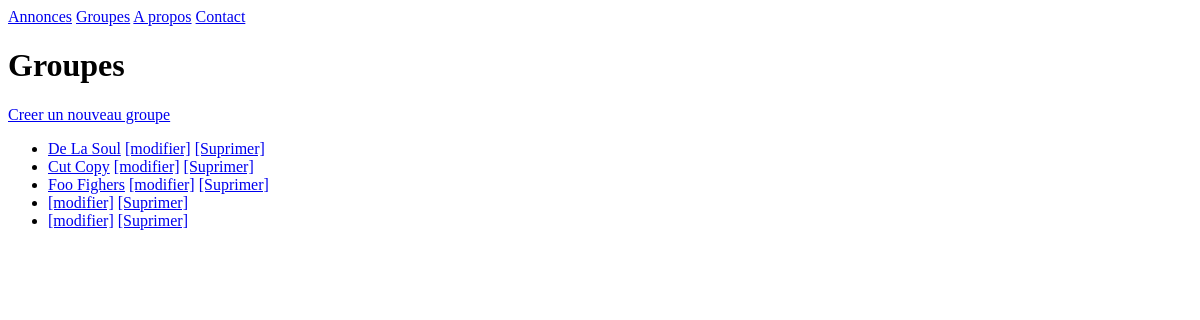
The page /bands/ on the database as committed earlier.
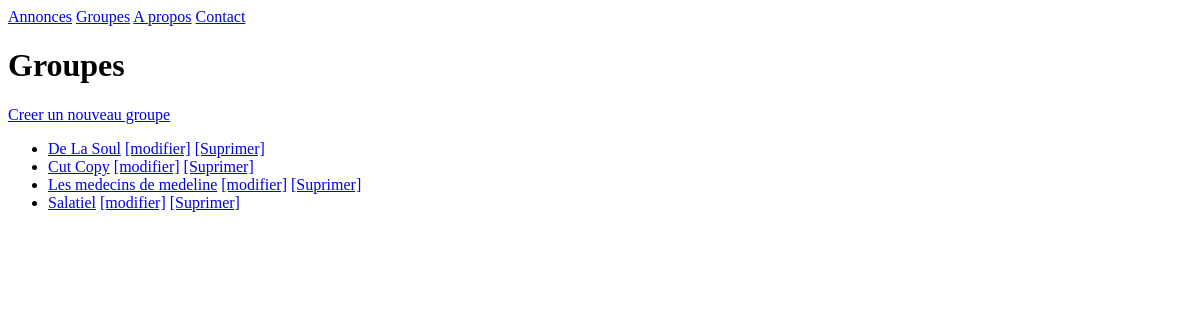
The same page on the database as committed later.
### listings/models.py (models this page shows, shortened)
class Band(models.Model):
    class Genre(models.TextChoices):
        HIP_HOP='HH'
        SYNTH_POP='SP'
        ALTERNATIVE_ROCK='AR'
        MBOLE='MB'
        RAP='RAP'
        BENSKIN='BK'
        MAKOSA='MK'
    name=models.fields.CharField(max_length=100)
    genre=models.fields.CharField(choices=Genre.choices,max_length=5)
    biography=models.fields.CharField(max_length=1000)
    year_formed=models.fields.IntegerField(
        validators=[MinValueValidator(1900),MaxValueValidator(2025)]
    )
    active=models.fields.BooleanField(default=True)
    official_homepage=models.fields.URLField(null=True, blank=True)

### listings/views.py (the view)
# urls.py: path('bands/',views.band_list,name='band-list'),
def band_list (request):
    bands=Band.objects.all()
    return render(request,'listings/band_list.html',{'bands':bands})

### listings/templates/listings/band_list.html
{% extends 'listings/base.html' %}
{% block content %}
<h1>Groupes</h1>
<a href="{% url 'band-create'%}">Creer un nouveau groupe</a>
<ul>
 {% for band in bands %}
  <li><a href="{% url 'band-detail' band.id %}">{{ band.name }}</a>
   <a href="{% url 'band-change' band.id %}">[modifier]</a>
   <a href="{% url 'band-delete' band.id %}">[Suprimer]</a>
 </li>
 {% endfor %}
</ul>
{% endblock %}

Rows that differ between the two databases and show on the page:
removed Band: name "Foo Fighers"
added Band: name "Les medecins de medeline"
added Band: name "Salatiel"
